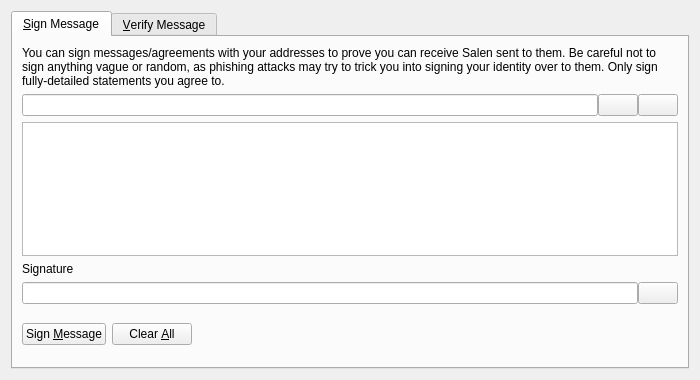
<?xml version="1.0" encoding="UTF-8"?>
<ui version="4.0">
 <class>SignVerifyMessageDialog</class>
 <widget class="QDialog" name="SignVerifyMessageDialog">
  <property name="geometry">
   <rect>
    <x>0</x>
    <y>0</y>
    <width>700</width>
    <height>380</height>
   </rect>
  </property>
  <property name="windowTitle">
   <string>Signatures - Sign / Verify a Message</string>
  </property>
  <property name="modal">
   <bool>true</bool>
  </property>
  <layout class="QVBoxLayout" name="verticalLayout">
   <item>
    <widget class="QTabWidget" name="tabWidget">
     <property name="currentIndex">
      <number>0</number>
     </property>
     <widget class="QWidget" name="tabSignMessage">
      <attribute name="title">
       <string>&amp;Sign Message</string>
      </attribute>
      <layout class="QVBoxLayout" name="verticalLayout_SM">
       <item>
        <widget class="QLabel" name="infoLabel_SM">
         <property name="text">
          <string>You can sign messages/agreements with your addresses to prove you can receive Salen sent to them. Be careful not to sign anything vague or random, as phishing attacks may try to trick you into signing your identity over to them. Only sign fully-detailed statements you agree to.</string>
         </property>
         <property name="textFormat">
          <enum>Qt::PlainText</enum>
         </property>
         <property name="wordWrap">
          <bool>true</bool>
         </property>
        </widget>
       </item>
       <item>
        <layout class="QHBoxLayout" name="horizontalLayout_1_SM">
         <property name="spacing">
          <number>0</number>
         </property>
         <item>
          <widget class="QValidatedLineEdit" name="addressIn_SM">
           <property name="toolTip">
            <string>The Salen address to sign the message with</string>
           </property>
          </widget>
         </item>
         <item>
          <widget class="QPushButton" name="addressBookButton_SM">
           <property name="toolTip">
            <string>Choose previously used address</string>
           </property>
           <property name="text">
            <string/>
           </property>
           <property name="shortcut">
            <string>Alt+A</string>
           </property>
           <property name="autoDefault">
            <bool>false</bool>
           </property>
          </widget>
         </item>
         <item>
          <widget class="QPushButton" name="pasteButton_SM">
           <property name="toolTip">
            <string>Paste address from clipboard</string>
           </property>
           <property name="text">
            <string/>
           </property>
           <property name="shortcut">
            <string>Alt+P</string>
           </property>
           <property name="autoDefault">
            <bool>false</bool>
           </property>
          </widget>
         </item>
        </layout>
       </item>
       <item>
        <widget class="QPlainTextEdit" name="messageIn_SM">
         <property name="toolTip">
          <string>Enter the message you want to sign here</string>
         </property>
        </widget>
       </item>
       <item>
        <widget class="QLabel" name="signatureLabel_SM">
         <property name="text">
          <string>Signature</string>
         </property>
         <property name="textFormat">
          <enum>Qt::PlainText</enum>
         </property>
        </widget>
       </item>
       <item>
        <layout class="QHBoxLayout" name="horizontalLayout_2_SM">
         <property name="spacing">
          <number>0</number>
         </property>
         <item>
          <widget class="QLineEdit" name="signatureOut_SM">
           <property name="font">
            <font>
             <italic>true</italic>
            </font>
           </property>
           <property name="readOnly">
            <bool>true</bool>
           </property>
          </widget>
         </item>
         <item>
          <widget class="QPushButton" name="copySignatureButton_SM">
           <property name="toolTip">
            <string>Copy the current signature to the system clipboard</string>
           </property>
           <property name="text">
            <string/>
           </property>
           <property name="autoDefault">
            <bool>false</bool>
           </property>
          </widget>
         </item>
        </layout>
       </item>
       <item>
        <layout class="QHBoxLayout" name="horizontalLayout_3_SM">
         <item>
          <widget class="QPushButton" name="signMessageButton_SM">
           <property name="toolTip">
            <string>Sign the message to prove you own this Salen address</string>
           </property>
           <property name="text">
            <string>Sign &amp;Message</string>
           </property>
           <property name="autoDefault">
            <bool>false</bool>
           </property>
          </widget>
         </item>
         <item>
          <widget class="QPushButton" name="clearButton_SM">
           <property name="toolTip">
            <string>Reset all sign message fields</string>
           </property>
           <property name="text">
            <string>Clear &amp;All</string>
           </property>
           <property name="autoDefault">
            <bool>false</bool>
           </property>
          </widget>
         </item>
         <item>
          <spacer name="horizontalSpacer_1_SM">
           <property name="orientation">
            <enum>Qt::Horizontal</enum>
           </property>
           <property name="sizeHint" stdset="0">
            <size>
             <width>40</width>
             <height>48</height>
            </size>
           </property>
          </spacer>
         </item>
         <item>
          <widget class="QLabel" name="statusLabel_SM">
           <property name="font">
            <font>
             <weight>75</weight>
             <bold>true</bold>
            </font>
           </property>
           <property name="text">
            <string/>
           </property>
           <property name="wordWrap">
            <bool>true</bool>
           </property>
          </widget>
         </item>
         <item>
          <spacer name="horizontalSpacer_2_SM">
           <property name="orientation">
            <enum>Qt::Horizontal</enum>
           </property>
           <property name="sizeHint" stdset="0">
            <size>
             <width>40</width>
             <height>48</height>
            </size>
           </property>
          </spacer>
         </item>
        </layout>
       </item>
      </layout>
     </widget>
     <widget class="QWidget" name="tabVerifyMessage">
      <attribute name="title">
       <string>&amp;Verify Message</string>
      </attribute>
      <layout class="QVBoxLayout" name="verticalLayout_VM">
       <item>
        <widget class="QLabel" name="infoLabel_VM">
         <property name="text">
          <string>Enter the receiver's address, message (ensure you copy line breaks, spaces, tabs, etc. exactly) and signature below to verify the message. Be careful not to read more into the signature than what is in the signed message itself, to avoid being tricked by a man-in-the-middle attack. Note that this only proves the signing party receives with the address, it cannot prove sendership of any transaction!</string>
         </property>
         <property name="textFormat">
          <enum>Qt::PlainText</enum>
         </property>
         <property name="alignment">
          <set>Qt::AlignLeading|Qt::AlignLeft|Qt::AlignTop</set>
         </property>
         <property name="wordWrap">
          <bool>true</bool>
         </property>
        </widget>
       </item>
       <item>
        <layout class="QHBoxLayout" name="horizontalLayout_1_VM">
         <property name="spacing">
          <number>0</number>
         </property>
         <item>
          <widget class="QValidatedLineEdit" name="addressIn_VM">
           <property name="toolTip">
            <string>The Salen address the message was signed with</string>
           </property>
          </widget>
         </item>
         <item>
          <widget class="QPushButton" name="addressBookButton_VM">
           <property name="toolTip">
            <string>Choose previously used address</string>
           </property>
           <property name="text">
            <string/>
           </property>
           <property name="shortcut">
            <string>Alt+A</string>
           </property>
           <property name="autoDefault">
            <bool>false</bool>
           </property>
          </widget>
         </item>
        </layout>
       </item>
       <item>
        <widget class="QPlainTextEdit" name="messageIn_VM"/>
       </item>
       <item>
        <widget class="QValidatedLineEdit" name="signatureIn_VM"/>
       </item>
       <item>
        <layout class="QHBoxLayout" name="horizontalLayout_2_VM">
         <item>
          <widget class="QPushButton" name="verifyMessageButton_VM">
           <property name="toolTip">
            <string>Verify the message to ensure it was signed with the specified Salen address</string>
           </property>
           <property name="text">
            <string>Verify &amp;Message</string>
           </property>
           <property name="autoDefault">
            <bool>false</bool>
           </property>
          </widget>
         </item>
         <item>
          <widget class="QPushButton" name="clearButton_VM">
           <property name="toolTip">
            <string>Reset all verify message fields</string>
           </property>
           <property name="text">
            <string>Clear &amp;All</string>
           </property>
           <property name="autoDefault">
            <bool>false</bool>
           </property>
          </widget>
         </item>
         <item>
          <spacer name="horizontalSpacer_1_VM">
           <property name="orientation">
            <enum>Qt::Horizontal</enum>
           </property>
           <property name="sizeHint" stdset="0">
            <size>
             <width>40</width>
             <height>48</height>
            </size>
           </property>
          </spacer>
         </item>
         <item>
          <widget class="QLabel" name="statusLabel_VM">
           <property name="font">
            <font>
             <weight>75</weight>
             <bold>true</bold>
            </font>
           </property>
           <property name="text">
            <string/>
           </property>
           <property name="wordWrap">
            <bool>true</bool>
           </property>
          </widget>
         </item>
         <item>
          <spacer name="horizontalSpacer_2_VM">
           <property name="orientation">
            <enum>Qt::Horizontal</enum>
           </property>
           <property name="sizeHint" stdset="0">
            <size>
             <width>40</width>
             <height>48</height>
            </size>
           </property>
          </spacer>
         </item>
        </layout>
       </item>
      </layout>
     </widget>
    </widget>
   </item>
  </layout>
 </widget>
 <customwidgets>
  <customwidget>
   <class>QValidatedLineEdit</class>
   <extends>QLineEdit</extends>
   <header>qvalidatedlineedit.h</header>
  </customwidget>
 </customwidgets>
 <resources>
  <include location="../salen.qrc"/>
 </resources>
 <connections/>
</ui>
